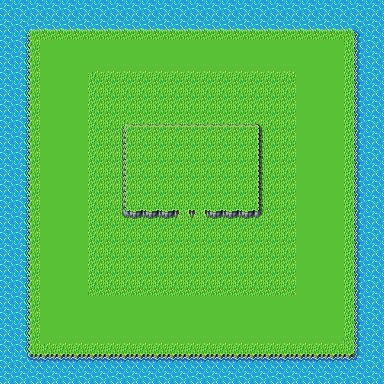

Rendered tile map (Tiled .tmx) drawn with the repository's tilesets; below, a short description and the full map source, tile grids included:
An orthogonal 24x24 tile map with 16x16 px tiles, 1 tile layer (Laattataso 1).

<map version="1.5" tiledversion="1.7.2" orientation="orthogonal" renderorder="right-down" width="24" height="24" tilewidth="16" tileheight="16" infinite="0" nextlayerid="2" nextobjectid="1">
 <tileset firstgid="1" source="grass biome.tsx" />
 <layer id="1" name="Laattataso 1" width="24" height="24">
  <data encoding="csv">
17,17,17,17,17,17,17,17,17,17,17,17,17,17,17,17,17,17,17,17,17,17,17,17,
17,179,216,216,216,216,216,216,216,216,216,216,216,216,216,216,216,216,216,216,216,216,180,17,
17,201,230,231,231,231,231,231,231,231,231,231,231,231,231,231,231,231,231,231,231,232,199,17,
17,201,246,247,247,247,247,247,247,247,247,247,247,247,247,247,247,247,247,247,247,248,199,17,
17,201,246,247,247,227,228,228,228,228,228,228,228,228,228,228,228,228,229,247,247,248,199,17,
17,201,246,247,247,243,18,18,18,18,18,18,18,18,18,18,18,18,245,247,247,248,199,17,
17,201,246,247,247,243,18,18,18,18,18,18,18,18,18,18,18,18,245,247,247,248,199,17,
200,201,246,247,247,243,18,170,171,171,171,171,171,171,171,171,172,18,245,247,247,248,199,17,
200,201,246,247,247,243,18,186,18,18,18,18,18,18,18,18,188,18,245,247,247,248,199,17,
200,201,246,247,247,243,18,186,18,18,18,18,18,18,18,18,188,18,245,247,247,248,199,17,
17,201,246,247,247,243,187,186,18,18,18,18,18,18,18,18,188,18,245,247,247,248,199,17,
17,201,246,247,247,243,18,186,18,18,18,18,187,18,18,18,188,18,245,247,247,248,199,17,
17,201,246,247,247,243,18,186,18,18,18,18,18,18,18,18,188,18,245,247,247,248,199,17,
17,201,246,247,247,243,18,202,203,203,203,221,221,203,203,203,204,18,245,247,247,248,199,17,
17,201,246,247,247,243,18,18,18,18,18,18,18,18,18,18,18,18,245,247,247,248,199,17,
17,201,246,247,247,243,18,18,18,18,18,18,18,18,18,18,18,18,245,247,247,248,199,17,
200,201,246,247,247,243,18,18,18,18,18,18,18,18,18,18,18,18,245,247,247,248,199,17,
200,201,246,247,247,243,18,18,18,18,18,18,18,18,18,18,18,18,245,247,247,248,199,17,
17,201,246,247,247,259,260,260,260,260,260,260,260,260,260,260,260,260,261,247,247,248,199,17,
17,201,246,247,247,247,247,247,247,247,247,247,247,247,247,247,247,247,247,247,247,248,199,17,
17,201,246,247,247,247,247,247,247,247,247,247,247,247,247,247,247,247,247,247,247,248,199,17,
17,201,262,263,263,263,263,263,263,263,263,263,263,263,263,263,263,263,263,263,263,264,199,17,
17,195,184,184,184,184,184,184,184,184,184,184,184,184,184,184,184,184,184,184,184,184,196,17,
17,17,152,152,152,152,152,152,152,152,152,152,152,152,152,152,152,152,152,152,152,152,17,17
</data>
 </layer>
</map>
